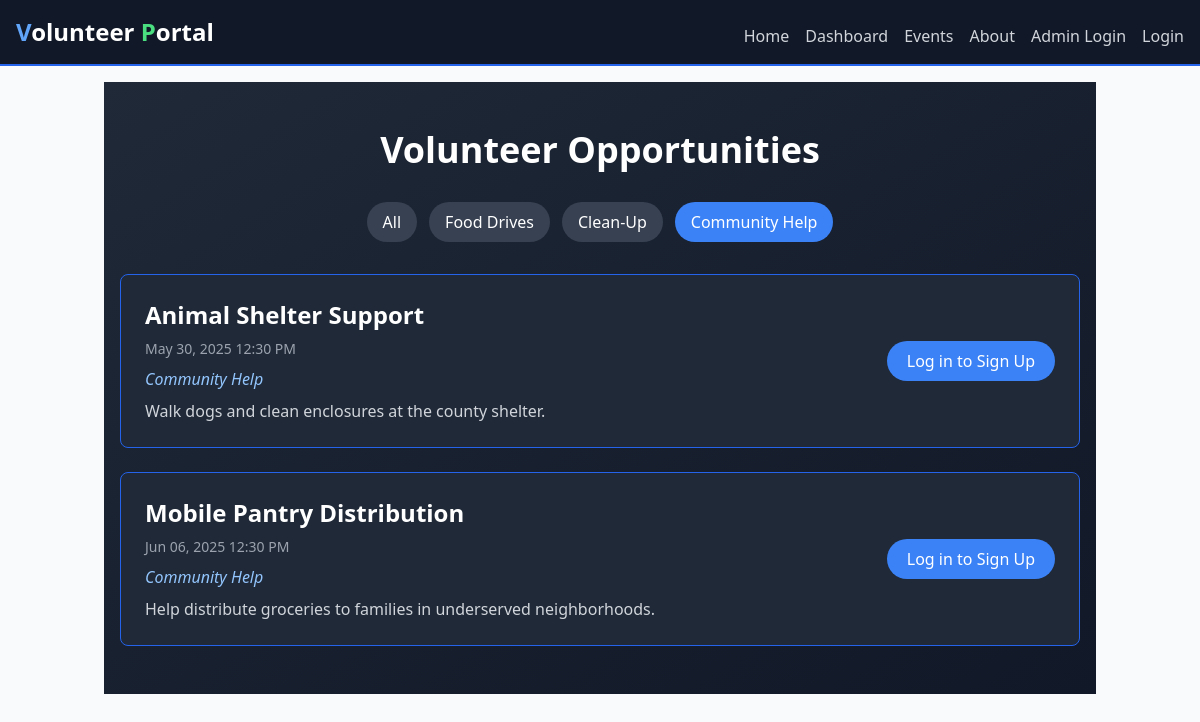
/events?category=Community+Help, run on the app's committed database.
### app.py (models this page shows)
class Event(db.Model):
    id          = db.Column(db.Integer, primary_key=True)
    title       = db.Column(db.String(100), nullable=False)
    date        = db.Column(db.DateTime, nullable=False)
    description = db.Column(db.Text)
    category    = db.Column(db.String(50), nullable=False, default='General')

### app.py (the view, shortened to what this page needs)
@app.route('/events')
def events():
    categories = [c[0] for c in db.session.query(distinct(Event.category)).all()]
    selected   = request.args.get('category', 'All')
    q = Event.query
    if selected != 'All':
        q = q.filter_by(category=selected)
    events = q.order_by(Event.date).all()
    return render_template('events.html',
                           events=events,
                           categories=categories,
                           selected=selected)

### templates/events.html (shortened to what this page needs)
{% extends "base.html" %}
{% block content %}
<section class="bg-gradient-to-br from-gray-800 to-gray-900 py-12 text-white">
  <div class="container mx-auto px-4 space-y-8">
    <div class="text-center">
      <h2 class="text-4xl font-extrabold">Volunteer Opportunities</h2>
    </div>
    <div class="flex justify-center space-x-3">
      <a href="{{ url_for('events', category='All') }}"
         class="px-4 py-2 rounded-full font-medium transition
                {{ 'bg-blue-500 text-white' if selected=='All' else 'bg-gray-700 hover:bg-gray-600' }}">
        All
      </a>
      {% for cat in categories %}
        <a href="{{ url_for('events', category=cat) }}"
           class="px-4 py-2 rounded-full font-medium transition
                  {{ 'bg-blue-500 text-white' if selected==cat else 'bg-gray-700 hover:bg-gray-600' }}">
          {{ cat }}
        </a>
      {% endfor %}
    </div>
    {% if events %}
      <ul class="space-y-6">
        {% for ev in events %}
          <li class="bg-gray-800 border border-blue-600 rounded-lg p-6 flex flex-col md:flex-row justify-between">
            <div class="space-y-2">
              <h3 class="text-2xl font-semibold">{{ ev.title }}</h3>
              <p class="text-gray-400 text-sm">
                {{ ev.date.strftime('%b %d, %Y %I:%M %p') }}
              </p>
              <p class="italic text-blue-300">{{ ev.category }}</p>
              <p class="text-gray-300">{{ ev.description }}</p>
            </div>
            <div class="mt-4 md:mt-0 flex items-center">
              {% if session.get('user') %}
                <form action="{{ url_for('signup', event_id=ev.id) }}" method="post">
                  <button class="px-5 py-2 bg-green-500 hover:bg-green-600 rounded-full font-medium transition">
                    Sign Up
                  </button>
                </form>
              {% else %}
                <a href="{{ url_for('login') }}"
                   class="px-5 py-2 bg-blue-500 hover:bg-blue-600 rounded-full font-medium transition">
                  Log in to Sign Up
                </a>
              {% endif %}
            </div>
          </li>
        {% endfor %}
      </ul>
    {% else %}
      <p class="text-center text-gray-400">(no events in this category)</p>
    {% endif %}
  </div>
</section>
{% endblock %}

### data on the page
Event: title "Animal Shelter Support", date "May 30, 2025 12:30 PM", category "Community Help", description "Walk dogs and clean enclosures at the county shelter."
Event: title "Mobile Pantry Distribution", date "Jun 06, 2025 12:30 PM", category "Community Help", description "Help distribute groceries to families in underserved neighborhoods."

### other printed values
{{ cat }} "Food Drives" "Clean-Up" "Community Help"
